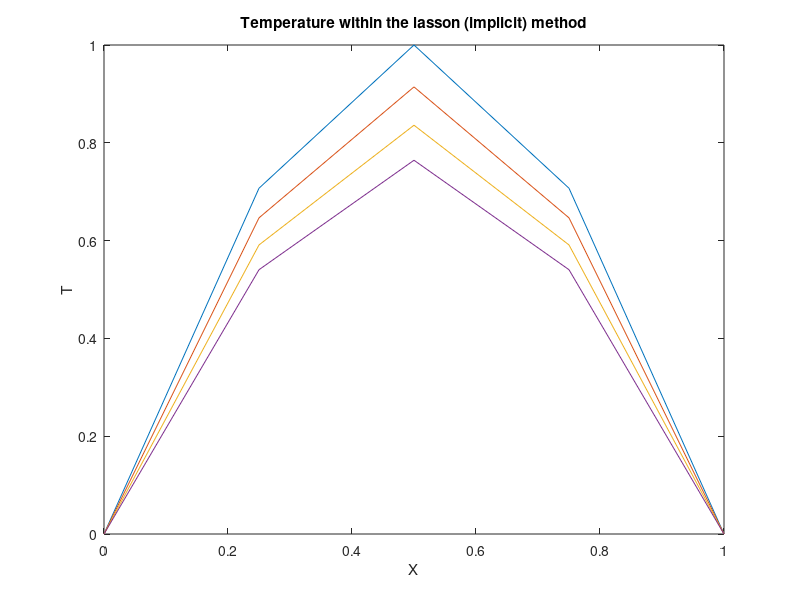
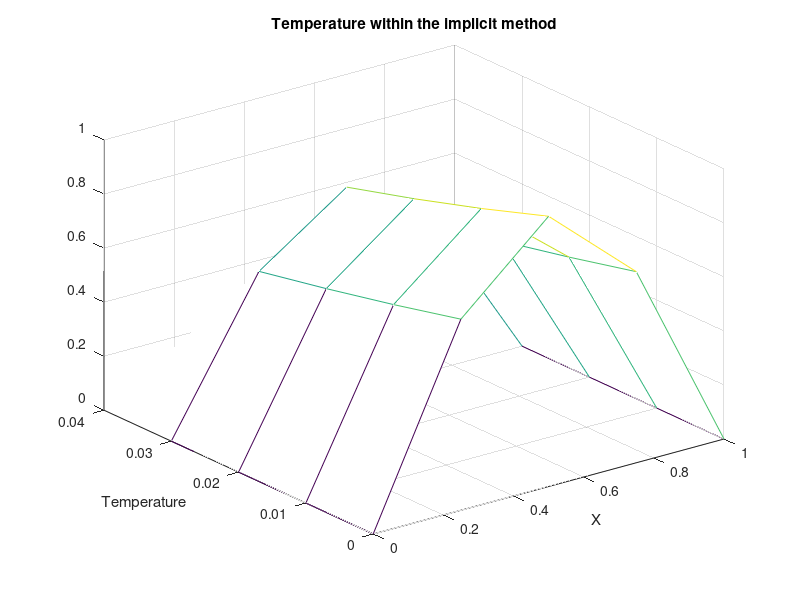

Write MATLAB code to recreate these figures, in order.
%implict scheme to solve parabolic pde
function [y] = implicitSolvePDE()
% Implicit Method
clear;
% Parameters to define the heat equation and the range in space and time
L = 1; % Lenth of the wire
T = 0.04; % Final time
% Parameters needed to solve the equation within the fully implicit method
k_max = 4; % Number of time steps
dt = T / k_max;
n = 4; % Number of space steps
dx = L/n;
cond = 1; % Conductivity
b = cond * dt/ (dx * dx); % Parameter of the method
% Initial temperature of the wire: a sinus.
for i = 1:n+1
x(i) = (i - 1) * dx;
u(i,1) = sin(pi * x(i));
end
% Temperature at the boundary (T=0)
for k = 1:k_max+1
u(1,k) = 0.;
u(n+1,k) = 0.;
time(k) = (k-1)*dt;
end
aa(1:n-2) = -b;
bb(1:n-1) = 1.+2.*b;
cc(1:n-2) = -b;
MM = inv(diag(bb,0) + diag(aa,-1) + diag(cc,1));
% Implementation of the implicit method
for k=2:k_max % Time Loop
uu = u(2:n,k-1);
u(2:n,k) = MM*uu;
end
%storing solution in y
y = u(:,1:4);
y = y';
% Graphical representation of the temperature at different selected times
figure(1)
plot(x,u(:,1),'-',x,u(:,2),'-',x,u(:,3),'-',x,u(:,4),'-')
title('Temperature within the lasson (implicit) method')
xlabel('X')
ylabel('T')
figure(2)
mesh(x,time,u')
title('Temperature within the implicit method')
xlabel('X')
ylabel('Temperature')

end
